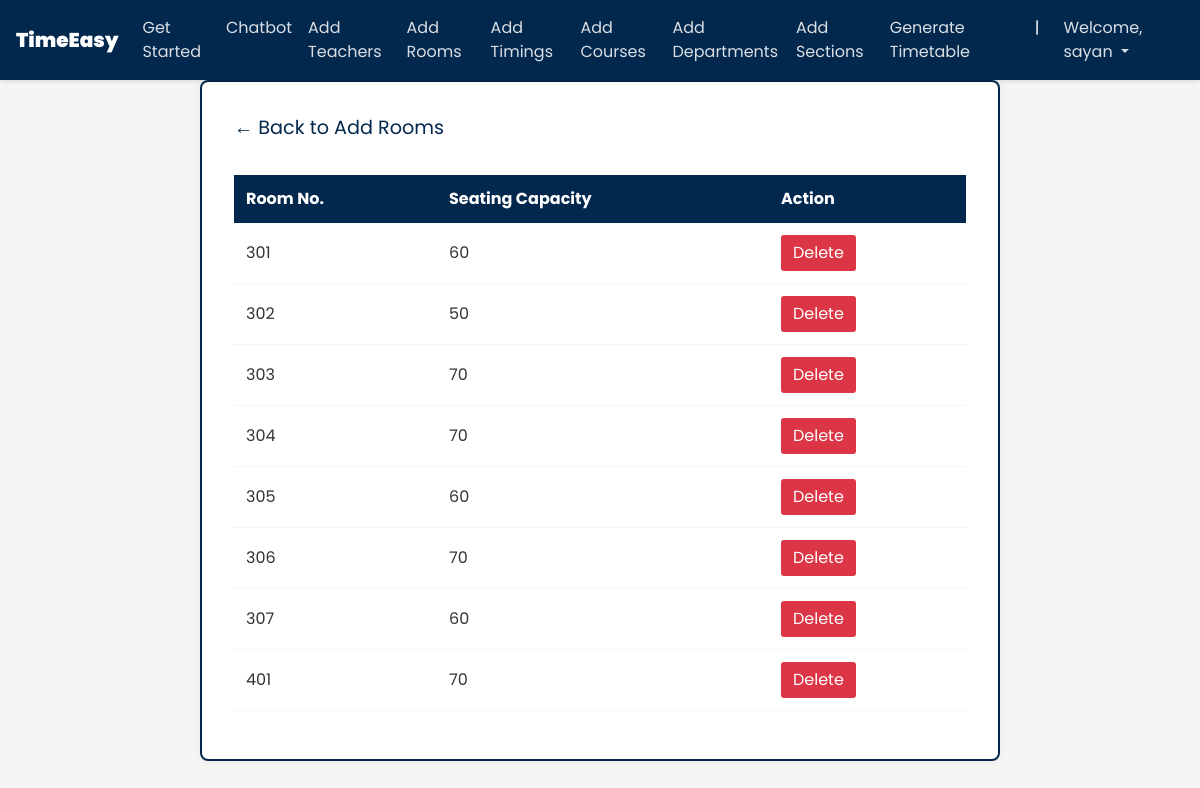
The app's page /rooms_list/ (signed in) with its own data.
### ttgen/models.py (models this page shows, shortened)
class Room(models.Model):
    r_number = models.CharField(max_length=6)
    seating_capacity = models.IntegerField(default=0)

### ttgen/views.py (the view)
# urls.py: path('rooms_list/', views.room_list, name='editrooms'),
@login_required
def room_list(request):
    context = {
        'rooms': Room.objects.all()
    }
    return render(request, 'roomslist.html', context)

### templates/roomslist.html (shortened to what this page needs)
<!DOCTYPE html>
<html lang="en">
<head>
	<link rel="stylesheet" href="https://maxcdn.bootstrapcdn.com/bootstrap/4.0.0/css/bootstrap.min.css">
</head>
<body>
        <header>
            <nav class="navbar navbar-expand-md navbar-dark fixed-top">
              <a class="navbar-brand" href="#">
                  <b>TimeEasy</b>
              </a>
              <div class="collapse navbar-collapse" id="navbarCollapse">
                  <ul class="navbar-nav ml-auto">
                      <li class="nav-item active">
                          <a class="nav-link" href="{% url 'admindash' %}">Get Started</a>
                      </li>
                      <li class="nav-item active">
                        <a class="nav-link" href="{% url 'chat' %}" style="color: #fff;">Chatbot</a>
                      </li>
                      <li class="nav-item">
                          <a class="nav-link" href="{% url 'addInstructors' %}">Add Teachers</a>
                      </li>
                      <li class="nav-item">
                          <a class="nav-link" href="{% url 'addRooms' %}">Add Rooms</a>
                      </li>
                      <li class="nav-item">
                          <a class="nav-link" href="{% url 'addTimings' %}">Add Timings</a>
                      </li>
                      <li class="nav-item">
                          <a class="nav-link" href="{% url 'addCourses' %}">Add Courses</a>
                      </li>
                      <li class="nav-item">
                          <a class="nav-link" href="{% url 'addDepts' %}">Add Departments</a>
                      </li>
                      <li class="nav-item">
                          <a class="nav-link" href="{% url 'addSections' %}">Add Sections</a>
                      </li>
                      <li class="nav-item">
                          <a class="nav-link" href="{% url 'generate' %}">Generate Timetable</a>
                      </li>
                      <li class="nav-item" style="color: var(--white); padding: 8px 16px;">|</li>
                      <li class="nav-item dropdown">
                          <a class="nav-link dropdown-toggle" href="#" id="dropdown03" data-toggle="dropdown"
                             aria-haspopup="true" aria-expanded="false">
                              Welcome, {{ user.first_name }}
                          </a>
                      </li>
                  </ul>
              </div>
            </nav>
        </header>
        {% block content %}
        <div class="container">
            <fieldset class="fieldset">
                <a href="{% url 'addRooms'%}" class="tablink">← Back to Add Rooms</a>
                <div class="tabcontent" id="edit">
                    <table class="table1">
                        <thead>
                            <tr>
                                <th>Room No.</th>
                                <th>Seating Capacity</th>
                                <th>Action</th>
                            </tr>
                        </thead>
                        <tbody>
                            {% for rm in rooms %}
                            <tr>
                                <td>{{ rm.r_number }}</td>
                                <td>{{ rm.seating_capacity }}</td>
                                <td>
                                    <form action="{% url 'deleteroom' rm.id %}" method="post">
                                        <input type="submit" value="Delete" class="cross">
                                    </form>
                                </td>
                            </tr>
                            {% endfor %}
                        </tbody>
                    </table>
                </div>
            </fieldset>
        </div>
        {% endblock %}
</body>
</html>

### templates/roomslist.html (style rules this page uses)
:root { --primary-blue: #03284e; --dark-blue: #0D47A1; --light-blue: #E3F2FD; --white: #FFFFFF; --light-gray: #F5F5F5; }
body { padding-top: 3rem; padding-bottom: 3rem; color: #333; font-family: "Poppins"; overflow-x: hidden; background-color: var(--light-gray); }
nav { font-family: "Poppins"; background: var(--primary-blue) !important; box-shadow: 0 2px 4px rgba(0,0,0,0.1); }
.navbar-brand { font-size: 20px; font-family: "Poppins"; color: var(--white) !important; font-weight: 600; }
.nav-link { color: rgba(255,255,255,0.85) !important; transition: all 0.3s ease; }
.fieldset { margin: 2rem auto; padding: 2rem; border: 2px solid var(--primary-blue); background-color: var(--white); box-shadow: 0 2px 10px rgba(0,0,0,0.05); border-radius: 8px; max-width: 800px; }
.table1 { width: 100%; border-collapse: collapse; margin: 1rem 0; }
.table1 th { background-color: var(--primary-blue); color: var(--white); padding: 12px; text-align: left; }
.table1 td { padding: 12px; border-bottom: 1px solid var(--light-gray); }
.tablink { color: var(--primary-blue); text-decoration: none; font-size: 1.2rem; margin-bottom: 1rem; display: inline-block; transition: all 0.3s ease; }
.cross { background-color: #dc3545; color: var(--white); border: none; padding: 6px 12px; border-radius: 3px; cursor: pointer; transition: all 0.3s ease; }

### records on screen
Room: r_number "301", seating_capacity "60"
Room: r_number "302", seating_capacity "50"
Room: r_number "303", seating_capacity "70"
Room: r_number "304", seating_capacity "70"
Room: r_number "305", seating_capacity "60"
Room: r_number "306", seating_capacity "70"
Room: r_number "307", seating_capacity "60"
Room: r_number "401", seating_capacity "70"

### other values on screen
{{ user.first_name }} "sayan"
